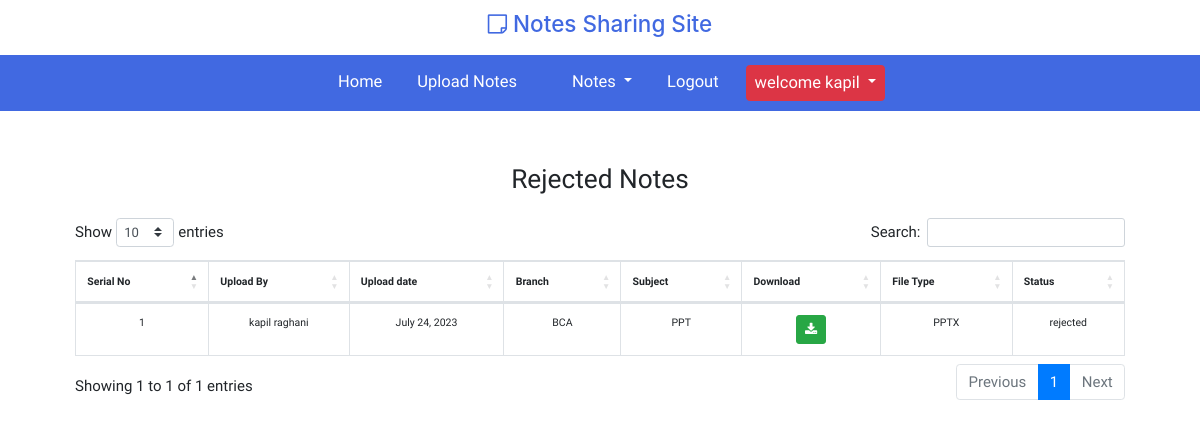
Screenshot of /view-notes/user-rejected (signed in) with the database file from the repository.
### notes/models.py (models this page shows, shortened)
class Note(models.Model):
    user=models.ForeignKey(User,on_delete=models.CASCADE)
    uploadDate=models.DateField()
    branch=models.CharField(max_length=30)
    subject=models.CharField(max_length=30)
    NotesFile=models.FileField(upload_to="docs")
    type=models.CharField(max_length=30)
    Decription=models.CharField(max_length=100,null=True)
    status=models.CharField(max_length=20)

### notes/views.py (the view)
# urls.py: path("view-notes/user-rejected", userRejectedNotes, name="userRejectedNotes"),
def userRejectedNotes(request):
    if not request.user.is_authenticated:
        return render("adminLogin")
    notes = Note.objects.filter(status="rejected", user=request.user.id)
    d = {"notes": notes}
    return render(request, "userRejectedNotes.html", d)

### notes/templates/userRejectedNotes.html (shortened to what this page needs)
{% extends 'userNavigation.html'%}
{% load static %}
{% block body %}
<link rel="stylesheet" href="https://cdnjs.cloudflare.com/ajax/libs/twitter-bootstrap/4.5.2/css/bootstrap.css">
<link rel="stylesheet" href="https://cdn.datatables.net/1.13.5/css/dataTables.bootstrap4.min.css">
<link rel="stylesheet" href="{% static 'css/style.css'%}">
<link rel="stylesheet" href="{% static 'css/admin.css'%}">
<div class="container mt-2 p-5">
    <div class="row">
        <div class="col-12  text-center">
            <h3>Rejected Notes </h3>
        </div>
        <div class="col-12 mt-3 overflow-auto">
            <table class="table table-bordered text-center" id="viewNotes">
                <thead>
                    <tr>
                        <th>Serial No</th>
                        <th>Upload By</th>
                        <th>Upload date</th>
                        <th>Branch</th>
                        <th>Subject</th>
                        <th>Download</th>
                        <th>File Type</th>
                        <th>Status</th>
                     </tr>
                </thead>
                <tbody>
                    {% for i in notes %}
                    <tr>
                        <td>{{forloop.counter}}</td>
                        <td>{{i.user.first_name}} {{i.user.last_name}}</td>
                        <td>{{i.uploadDate}}</td>
                        <td>{{i.branch}}</td>
                        <td>{{i.subject}}</td>
                        <td><a href="{{i.NotesFile.url}}" class="btn btn-success btn-sm" download><span
                                    class="fa fa-download"></span></a></td>
                        <td>{{i.type}}</td>
                        <td>{{i.status}}</td>
                    </tr>
                    {% endfor%}
                </tbody>
            </table>
        </div>
    </div>
</div>
{% endblock %}

### notes/templates/userNavigation.html (shortened to what this page needs)
{%load static%}
<!doctype html>
<html lang="en">
<head>
    <link rel="stylesheet" href="https://cdn.jsdelivr.net/npm/bootstrap@4.0.0/dist/css/bootstrap.min.css"
>
    <link href="{% static 'css/user.css'%}" rel="stylesheet">
    <link href="{% static 'css/style.css'%}" rel="stylesheet">
    <link rel="stylesheet" href="https://cdnjs.cloudflare.com/ajax/libs/font-awesome/4.7.0/css/font-awesome.min.css">
</head>
<body>
    <h4 class="text-center logo"><span class="fa fa-sticky-note-o"></span> Notes Sharing Site</h4>
    <nav class="navbar navbar-expand-sm justify-content-between p-4 p-sm-0">
        <div class="collapse navbar-collapse justify-content-center" id="navbarNav">
            <ul class="navbar-nav">
                <li class="nav-item">
                    <a class="nav-link" href="{% url 'userHome' %}">Home</a>
                </li>
                <li class="nav-item">
                    <a class="nav-link" href="{% url 'uploadNotes' %}">Upload Notes</a>
                </li>
                <li class="nav-item dropdown">
                    <a class="nav-link dropdown-toggle r" href="#" id="navbarDropdown" role="button"
                        data-toggle="dropdown" aria-haspopup="true" aria-expanded="false">
                        Notes
                    </a>
                </li>
                <li class="nav-item">
                    <a class="nav-link" href="{% url 'userLogin' %}">Logout</a>
                </li>
                <li class="nav-item dropdown">
                    <a class="nav-link dropdown-toggle btn btn-danger" href="#" id="navbarDropdown" role="button"
                        data-toggle="dropdown" aria-haspopup="true" aria-expanded="false">
                        welcome {{request.user.first_name}}
                    </a>
                </li>
            </ul>
        </div>
    </nav>
</body>
</html>
{% block body %}
{% endblock %}

### notes/static/css/user.css (style rules this page uses)
.nav-item { margin: 10px 10px !important; }
.navbar-nav a { font-size: 1.3rem !important; }
@media screen and (max-width:1400px) { html { font-size: 15px !important; } }

### notes/static/css/style.css (style rules this page uses)
* { font-family: 'Geologica', sans-serif; }
html { font-size: 13px; }
body { margin: 0; padding: 0; }
.logo { padding: 10px; color: royalblue; }
.navbar { padding: 15px; position: sticky; top: 0px; left: 0px; margin-top: 0; z-index: 2; background-color: royalblue; }
.nav-item { margin: 0 30px; text-align: center; }
.nav-item a { padding:5px; color: white; font-size: 1.3rem; }

### notes/static/css/admin.css (style rules this page uses)
.navbar-nav a { font-size: 1.1rem !important; }
@media screen and (max-width:1400px) { html { font-size: 15px !important; } }

### notes/templates/userRejectedNotes.html (style rules this page uses)
table { font-size: .7rem; width: 100%; }

### rows the page displays
Note: user.first_name "kapil", user.last_name "raghani", uploadDate "July 24, 2023", branch "BCA", subject "PPT", type "PPTX", status "rejected"

### other values shown
{{ request.user.first_name }} "kapil"
